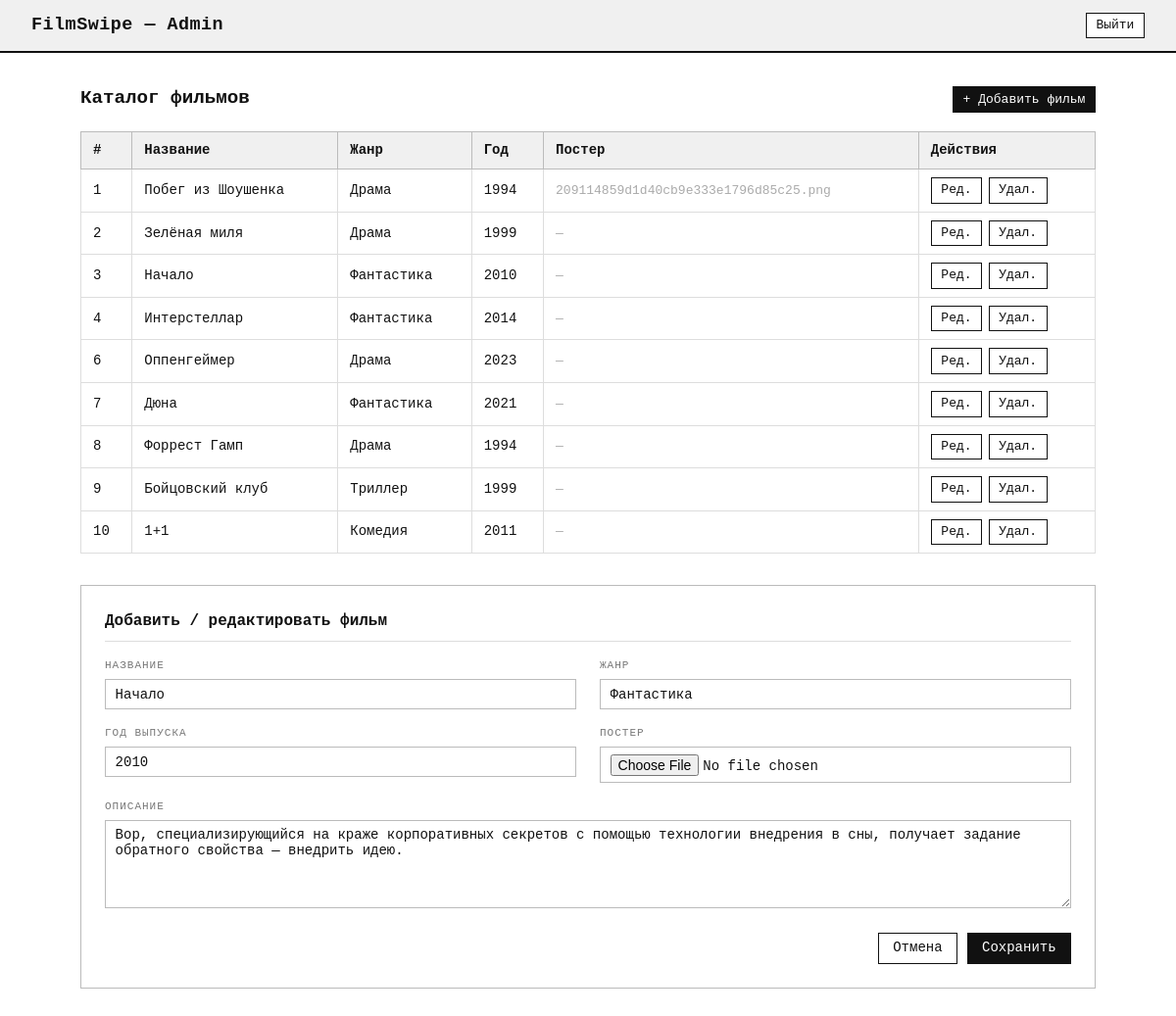
The app's page /admin/edit/3 (signed in) with its own data.
### app/database.py (models this page shows)
class Movie(Base):
    __tablename__ = "movies"
    id = Column(Integer, primary_key=True, autoincrement=True)
    title = Column(String(256), nullable=False)
    genre = Column(String(64), nullable=False)
    year = Column(SmallInteger)
    description = Column(Text, nullable=True)
    poster_path = Column(String(512), nullable=True)
    created_at = Column(TIMESTAMP, default=datetime.utcnow)
    likes = relationship("Like", back_populates="movie", cascade="all, delete")
    dislikes = relationship("Dislike", back_populates="movie", cascade="all, delete")

### app/routers/admin.py (the view)
@router.get("/edit/{movie_id}", response_class=HTMLResponse)
async def edit_movie_page(movie_id: int, request: Request, db: Session = Depends(get_db)):
    try:
        user = _require_admin(request, db)
    except Exception as e:
        if "redirect_login" in str(e):
            return RedirectResponse("/auth/login", status_code=303)
        return HTMLResponse("Доступ запрещён", status_code=403)
    movie = db.query(Movie).filter(Movie.id == movie_id).first()
    movies = db.query(Movie).order_by(Movie.id).all()
    return templates.TemplateResponse(
        "admin/panel.html",
        {"request": request, "user": user, "movies": movies, "edit_movie": movie},
    )

### app/templates/admin/panel.html (shortened to what this page needs)
{% extends "base.html" %}
{% set admin_nav = true %}
{% block content %}
<div class="page">
    <div style="display:flex;align-items:baseline;justify-content:space-between;margin-bottom:1.2rem">
        <h2 style="font-size:1.2rem;font-weight:700">Каталог фильмов</h2>
        <button class="btn btn-dark btn-sm"
                onclick="document.getElementById('add-form').scrollIntoView({behavior:'smooth'})">
            + Добавить фильм
        </button>
    </div>
    <table class="admin-table">
        <thead>
            <tr>
                <th>#</th>
                <th>Название</th>
                <th>Жанр</th>
                <th>Год</th>
                <th>Постер</th>
                <th>Действия</th>
            </tr>
        </thead>
        <tbody>
            {% for movie in movies %}
            <tr>
                <td>{{ movie.id }}</td>
                <td>{{ movie.title }}</td>
                <td>{{ movie.genre }}</td>
                <td>{{ movie.year or '—' }}</td>
                <td><span class="poster-filename">{{ movie.poster_path.split('/')[-1] if movie.poster_path else '—' }}</span></td>
                <td>
                    <div class="td-actions">
                        <a href="/admin/edit/{{ movie.id }}" class="btn btn-sm">Ред.</a>
                        <form method="post" action="/admin/delete/{{ movie.id }}" style="display:inline"
                              onsubmit="return confirm('Удалить «{{ movie.title }}»?')">
                            <button type="submit" class="btn btn-sm">Удал.</button>
                        </form>
                    </div>
                </td>
            </tr>
            {% else %}
            <tr>
                <td colspan="6" style="text-align:center;color:#aaa;padding:1.5rem">
                    Каталог пуст. Добавьте первый фильм ниже.
                </td>
            </tr>
            {% endfor %}
        </tbody>
    </table>
    <div class="admin-form-box" id="add-form">
        <h3>Добавить / редактировать фильм</h3>
        {% if edit_movie %}
        <form method="post" action="/admin/edit/{{ edit_movie.id }}" enctype="multipart/form-data">
        {% else %}
        <form method="post" action="/admin/add" enctype="multipart/form-data">
        {% endif %}
            <div class="form-grid">
                <div class="form-group">
                    <label>Название</label>
                    <input type="text" name="title" required
                           value="{{ edit_movie.title if edit_movie else '' }}"
                           placeholder="Введите название...">
                </div>
                <div class="form-group">
                    <label>Жанр</label>
                    <input type="text" name="genre" required
                           value="{{ edit_movie.genre if edit_movie else '' }}"
                           placeholder="Драма, Фантастика...">
                </div>
                <div class="form-group">
                    <label>Год выпуска</label>
                    <input type="number" name="year" min="1888" max="2100"
                           value="{{ edit_movie.year if edit_movie else 2024 }}">
                </div>
                <div class="form-group">
                    <label>Постер</label>
                    <input type="file" name="poster" accept="image/*">
                </div>
                <div class="form-group full">
                    <label>Описание</label>
                    <textarea name="description"
                              placeholder="Краткое описание сюжета фильма...">{{ edit_movie.description if edit_movie else '' }}</textarea>
                </div>
            </div>
            <div class="form-actions">
                {% if edit_movie %}
                <a href="/admin" class="btn">Отмена</a>
                {% endif %}
                <button type="submit" class="btn btn-dark">Сохранить</button>
            </div>
        </form>
    </div>
</div>
{% endblock %}

### app/static/css/main.css (style rules this page uses)
*, *::before, *::after { box-sizing: border-box; margin: 0; padding: 0; }
body { background: #fff; color: #111; font-family: "Courier New", Courier, monospace; font-size: 15px; line-height: 1.5; min-height: 100vh; }
a { color: inherit; text-decoration: none; }
.btn { font-family: "Courier New", Courier, monospace; font-size: 14px; padding: 0.35rem 0.9rem; border: 1.5px solid #111; background: #fff; color: #111; cursor: pointer; line-height: 1.4; display: inline-flex; align-items: center; gap: 0.35rem; white-space: nowrap; }
.btn-dark { background: #111; color: #fff; }
.btn-sm { font-size: 13px; padding: 0.2rem 0.6rem; }
.page { max-width: 1100px; margin: 0 auto; padding: 2rem 2rem; }
.admin-table { width: 100%; border-collapse: collapse; margin-bottom: 2rem; font-size: 14px; }
.admin-table th { border: 1.5px solid #bbb; padding: 0.5rem 0.75rem; background: #f0f0f0; font-weight: 700; text-align: left; }
.admin-table td { border: 1px solid #ddd; padding: 0.5rem 0.75rem; vertical-align: middle; }
.poster-filename { color: #aaa; font-size: 13px; }
.td-actions { display: flex; gap: 0.4rem; }
.admin-form-box { border: 1.5px solid #bbb; padding: 1.5rem; }
.admin-form-box h3 { font-size: 1rem; font-weight: 700; margin-bottom: 1rem; padding-bottom: 0.5rem; border-bottom: 1px solid #ddd; }
.form-grid { display: grid; grid-template-columns: 1fr 1fr; gap: 1rem 1.5rem; }
.form-grid .full { grid-column: 1 / -1; }
.form-group label { display: block; font-size: 11px; letter-spacing: 1px; text-transform: uppercase; color: #777; margin-bottom: 0.35rem; }
.form-group input, .form-group textarea { font-family: "Courier New", Courier, monospace; font-size: 14px; width: 100%; border: 1.5px solid #bbb; padding: 0.4rem 0.6rem; background: #fff; color: #111; outline: none; }
.form-group textarea { resize: vertical; min-height: 90px; }
.form-actions { display: flex; justify-content: flex-end; gap: 0.6rem; margin-top: 1rem; }

### records on screen
Movie: id "1", title "Побег из Шоушенка", genre "Драма", year "1994", poster_path "209114859d1d40cb9e333e1796d85c25.png"
Movie: id "2", title "Зелёная миля", genre "Драма", year "1999", poster_path "—"
Movie: id "3", title "Начало", genre "Фантастика", year "2010", poster_path "—", description "Вор, специализирующийся на краже корпоративных секретов с помощью технологии внедрения в сны, получает задание обратного свойства — внедрить идею."
Movie: id "4", title "Интерстеллар", genre "Фантастика", year "2014", poster_path "—"
Movie: id "6", title "Оппенгеймер", genre "Драма", year "2023", poster_path "—"
Movie: id "7", title "Дюна", genre "Фантастика", year "2021", poster_path "—"
Movie: id "8", title "Форрест Гамп", genre "Драма", year "1994", poster_path "—"
Movie: id "9", title "Бойцовский клуб", genre "Триллер", year "1999", poster_path "—"
Movie: id "10", title "1+1", genre "Комедия", year "2011", poster_path "—"
